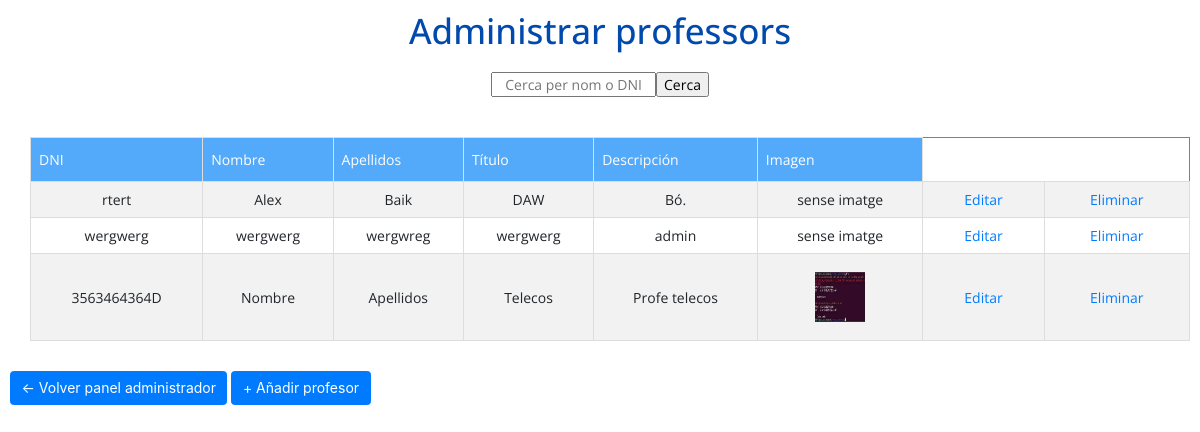
Before: /admin/adminTeachers.php (signed in) with the older database file.
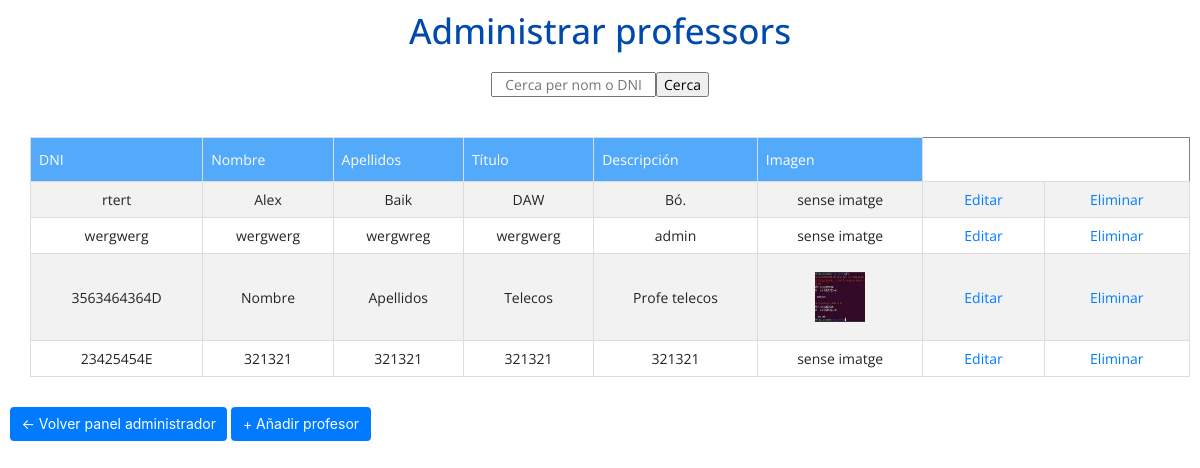
After: the same page with the newer database file.
### tables this page shows
CREATE TABLE `teacher` (
  `teacher_id` int(11) NOT NULL,
  `dni` varchar(21) NOT NULL,
  `name` varchar(50) NOT NULL,
  `surname` varchar(50) NOT NULL,
  `title` varchar(50) NOT NULL,
  `description` varchar(50) NOT NULL,
  `password` varchar(255) NOT NULL,
  `created_at` datetime DEFAULT current_timestamp(),
  `image` varchar(100) DEFAULT NULL
);

### admin/adminTeachers.php (the view, shortened to what this page needs)
<!DOCTYPE html>
<html lang="en">
<head>
  <link rel="stylesheet" href="https://stackpath.bootstrapcdn.com/bootstrap/4.5.2/css/bootstrap.min.css">
  <link rel="stylesheet" href="../styles/admin.css">
</head>
<body>
  <h1>Administrar professors</h1>
  <?php
  require_once "../config.php";
  echo "<div style='display: flex; justify-content: center; margin-bottom: 20px; align-items:center;'>";
  echo "<form action='adminTeachers.php' method='GET'>";
  echo "<input type='text' name='search' placeholder='Cerca per nom o DNI'>";
  echo "<input type='submit' value='Cerca'>";
  echo "</form>";
  echo "</div>";
  $query = "SELECT * FROM teacher";
  $result = mysqli_query($link, $query);
  ?>
  <div style="width: 100%; display: flex; justify-content: center; margin-bottom: 20px; align-items:center;">
    <?php
    echo "<table border='1'>
<tr>
<th>DNI</th>
<th>Nombre</th>
<th>Apellidos</th>
<th>Título</th>
<th>Descripción</th>
<th>Imagen</th>
</tr>";
    while ($row = mysqli_fetch_array($result)) {
      echo "<tr>";
      echo "<td>" . $row['dni'] . "</td>";
      echo "<td>" . $row['name'] . "</td>";
      echo "<td>" . $row['surname'] . "</td>";
      echo "<td>" . $row['title'] . "</td>";
      echo "<td>" . $row['description'] . "</td>";
      if (strpos($row['image'], 'jpg') !== false || strpos($row['image'], 'png') !== false || strpos($row['image'], 'gif') !== false || strpos($row['image'], 'jpeg') !== false) {
        echo "<td><img style='width: 50px;height:50px' src='../profilepics/" . $row['image'] . "'/></td>";
      } else {
        echo "<td>sense imatge</td>";
      }
      echo "<form method='post' action=" . htmlspecialchars($_SERVER["PHP_SELF"]) . " >";
      echo "<td><a href='adminTeachersEdit.php?dni=" . $row['dni'] . "'>Editar</a>";
      echo "<td><a href='adminTeachers.php?delete_dni=" . $row['dni'] . "'>Eliminar</a>";
      echo "</td>";
      echo "</tr>";
    }
    echo "</table>";
    ?>
  </div>
  <button type="button" onclick="window.location.href='adminPanel.php'" class="btn btn-primary">
    <- Volver panel administrador</button>
      <button type="button" onclick="window.location.href='adminTeachersAdd.php'" class="btn btn-primary">+ Añadir profesor</button>
</body>
</html>

Changed rows visible on the page:
added teacher: dni "23425454E", name "321321", surname "321321", title "321321", description "321321", image "sense imatge"
